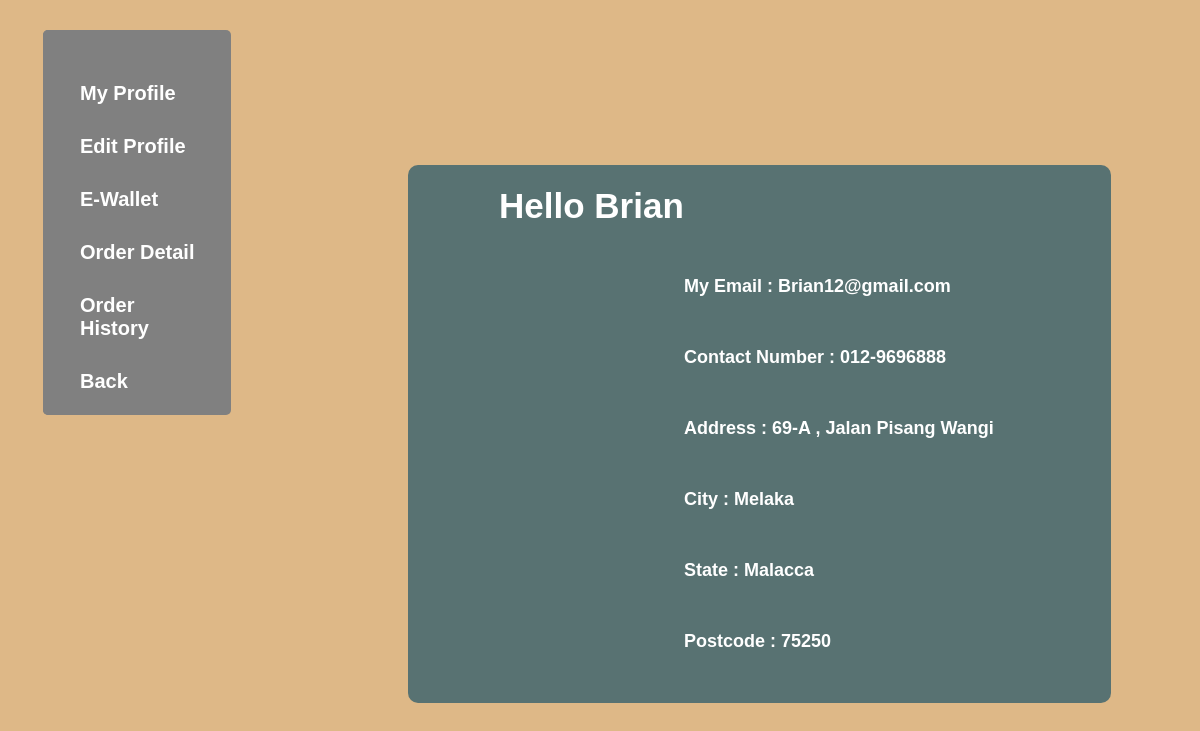
The app's page /login/p_profile.php?userID=20 with its own data.
### tables this page shows
CREATE TABLE `users` (
  `id` int(11) NOT NULL,
  `name` varchar(255) DEFAULT NULL,
  `contact_number` varchar(20) DEFAULT NULL,
  `email` varchar(255) DEFAULT NULL,
  `password` varchar(255) DEFAULT NULL,
  `address` varchar(500) NOT NULL,
  `city` varchar(500) NOT NULL,
  `state` varchar(300) NOT NULL,
  `postcode` int(11) NOT NULL,
  `updated_time` timestamp NOT NULL DEFAULT current_timestamp() ON UPDATE current_timestamp(),
  `pin` varchar(10) NOT NULL
);

### login/p_profile.php (the view, shortened to what this page needs)
<?php
include("data_connection.php");
$uid = isset($_GET['userID']) ? $_GET['userID'] : null;
$id = "SELECT * FROM users WHERE id = '$uid'";
$re = mysqli_query($conn, $id);
$row = mysqli_fetch_assoc($re);
$uname = $row["name"];
$cnum = $row["contact_number"];
$email = $row["email"];
$address = $row["address"];
$city = $row["city"];
$state = $row["state"];
$postcode = $row["postcode"];
?>
<!DOCTYPE html>
<html lang="en">
<head>
</head>
<body>
    <div class="container1">
        <div class="form-container1">
            <div class="EP">
                <a href="p_profile.php?userID=<?php echo $uid?>">My Profile</a>
            </div>
            <div class="EP">
                <a href="edit_profile.php?userID=<?php echo $uid?>">Edit Profile</a>
            </div>
            <div class="EP">
                <a href="../epay/e_login.php?userID=<?php echo $uid?>">E-Wallet</a>
            </div>
            <div class="EP">
                <a href="../user_order.php?userID=<?php echo $uid?>">Order Detail</a>
            </div>
            <div class="EP">
                <a href="../user_receipt.php?userID=<?php echo $uid?>">Order History</a>
            </div>
            <div class="EP">
                    <a href="/fyp--yumyum/log_index.php?userID=<?php echo $uid?>">Back</a>
            </div>
        </div>
    </div>
    <div class="container2">
        <div class="form-container2">
            <form action="" method="post">
                <span>Hello           <?php echo $uname; ?></span>
                <p>My Email : <?php echo $email?></p>
                <p>Contact Number : <?php echo $cnum; ?></p>
                <?php if (!empty($address)) echo "<p>Address        : $address</p>"; ?>
                <?php if (!empty($city)) echo "<p>City           : $city</p>"; ?>
                <?php if (!empty($state)) echo "<p>State          : $state</p>"; ?>
                <?php if (!empty($postcode)) echo "<p>Postcode       : $postcode</p>"; ?>
                </div>
        </div>
</body>
</html>

### login/p_profile.php (style rules this page uses)
body { background-color: burlywood; font-family: 'Arial', sans-serif; }
a { text-decoration: none; color: inherit; }
p { font-size: 18px; color: #333; margin-top: 50px; margin-bottom: 30px; margin-left: 255px; font-weight: bold; color: white; }
span { color: white; margin-left: 70px; font-weight: bold; font-size: 35px; }
.EP { font-size: 20px; margin-top: 30px; margin-left: 15px; color: white; display: flex; align-items: center; font-weight: bold; }
.container1 { width: 15%; padding-right: 10px; border-radius: 5px; margin-left: 35px; background-color: grey; }
.form-container1 { border: 2px solid ; border-radius: 5px; padding: 20px; width: auto; margin-top: 30px; border-color: grey; }
.container2 { margin-bottom: 263px; margin-top: -250px; border-radius: 10px; margin-left: 400px; width: 56%; background-color: #587272; padding: 20px; }
.form-container2 { border: 1px solid #587272; width: 100%; border-radius: 10px; border-color: #587272; }

### records on screen
users: name "Brian", email "Brian12@gmail.com", contact_number "012-9696888", address "69-A , Jalan Pisang Wangi", city "Melaka", state "Malacca", postcode "75250"
